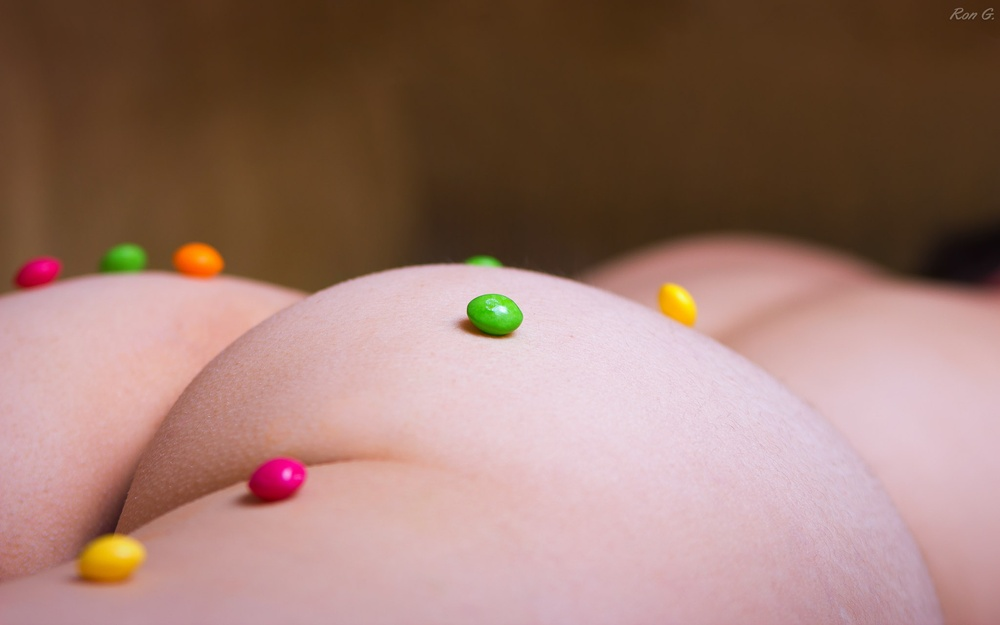
#> input picture scripts/experiments/facing_check_1.jpg, 1000 x 625 px, shrunk from 2048 x 1280 before the run
$ python teaser_logic.py facing_check_1.jpg facing_check_2.jpg
#> lines starting #> are read from the running program, lines starting #| are printed output that depends on the picture
from PIL import Image
import sys

def create_teaser(input_path, output_path):
#> called with input_path = 'facing_check_1.jpg', output_path = 'facing_check_2.jpg'
    with Image.open(input_path) as img:
#> img is the input picture: PIL image 1000x625 RGB; mean R, G, B 155.6, 120.9, 110.1
        w, h = img.size
#> w = 1000; h = 625
        # Bottom 35% crop for "mood" teaser
        target_h = int(h * 0.35)
#> target_h = 218
        target_w = int(target_h * 9 / 16)
#> target_w = 122
        center_x = int(w * 0.55)
#> center_x = 550

        left = max(0, min(center_x - (target_w // 2), w - target_w))
#> left = 489
        top = h - target_h
#> top = 407
        right = left + target_w
#> right = 611
        bottom = h
#> bottom = 625

        img.crop((left, top, right, bottom)).save(output_path, "JPEG", quality=80)
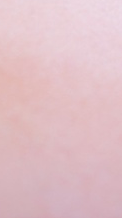
#> saved as facing_check_2.jpg: PIL image 122x218 RGB; mean R, G, B 224.3, 191.8, 198.1
        print(f"Teaser saved to {output_path}")

if __name__ == "__main__":
    create_teaser(sys.argv[1], sys.argv[2])

$ run again, on scripts/experiments/facing_check_3.jpg
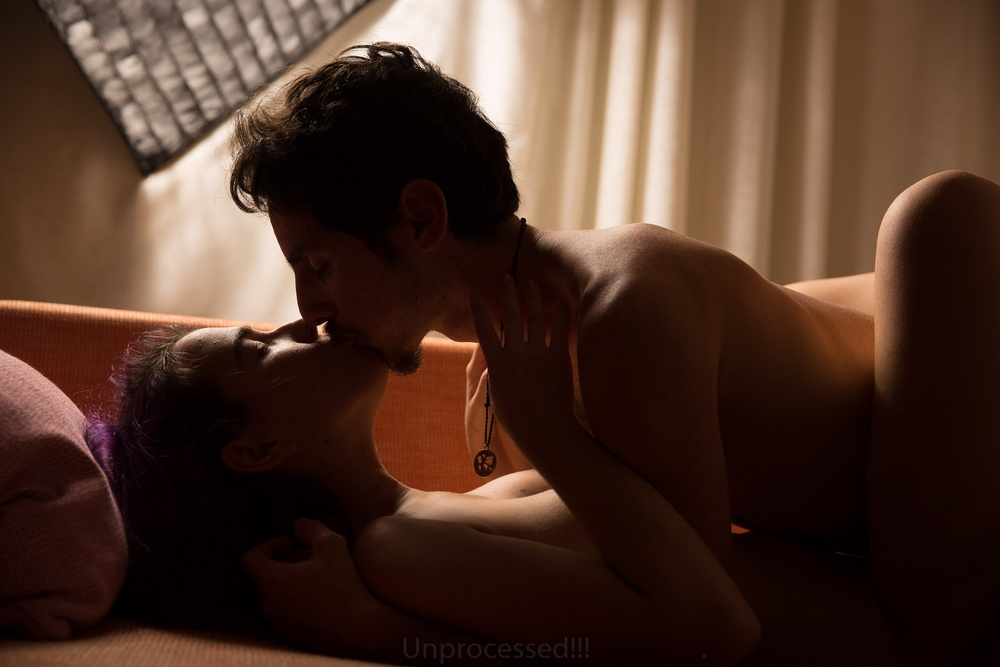
#> input picture scripts/experiments/facing_check_3.jpg, 1000 x 667 px, shrunk from 2048 x 1365 before the run
#> in create_teaser, img is the input picture: PIL image 1000x667 RGB; mean R, G, B 77.4, 52, 39.9
#> in create_teaser, `img.crop((left, top, right, bottom)).save(output_path, "JPEG", quality..`:
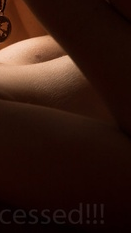
#> saved as facing_check_3.jpg: PIL image 131x233 RGB; mean R, G, B 49.5, 24.7, 16.2

$ run again, on scripts/experiments/facing_check_4.jpg
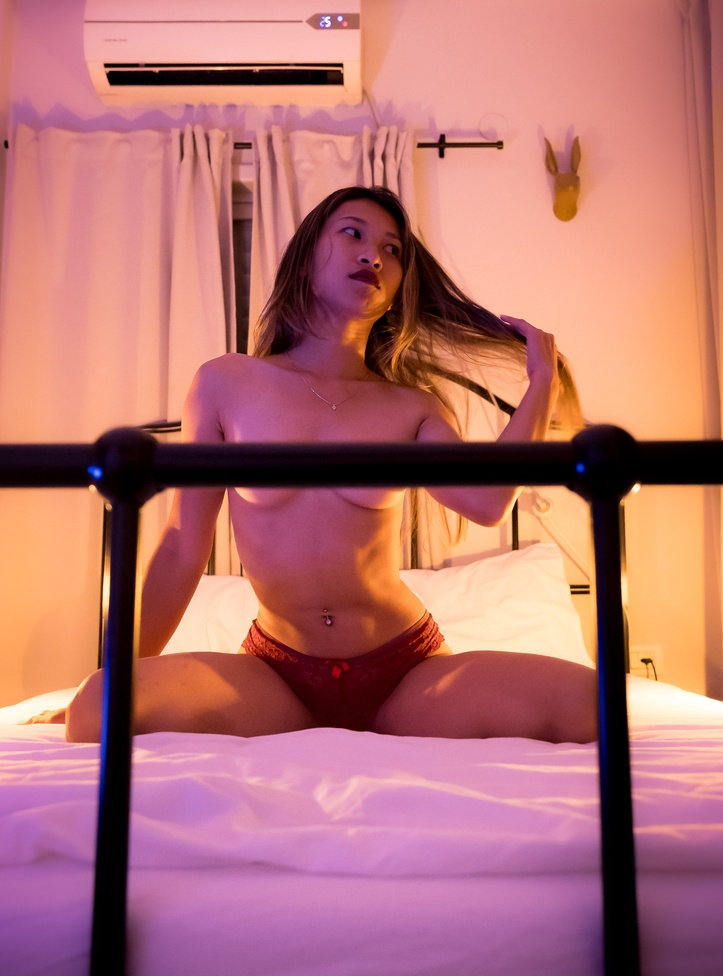
#> input picture scripts/experiments/facing_check_4.jpg, 723 x 976 px, shrunk from 2160 x 2916 before the run
#> in create_teaser, img is the input picture: PIL image 723x976 RGB; mean R, G, B 182.6, 113.9, 114.7
#> in create_teaser, `img.crop((left, top, right, bottom)).save(output_path, "JPEG", quality..`:
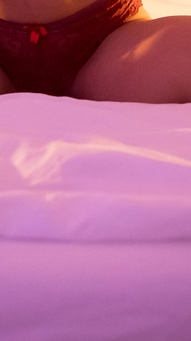
#> saved as facing_check_4.jpg: PIL image 191x341 RGB; mean R, G, B 178.3, 104.5, 143

$ run again, on scripts/experiments/facing_check_5.jpg
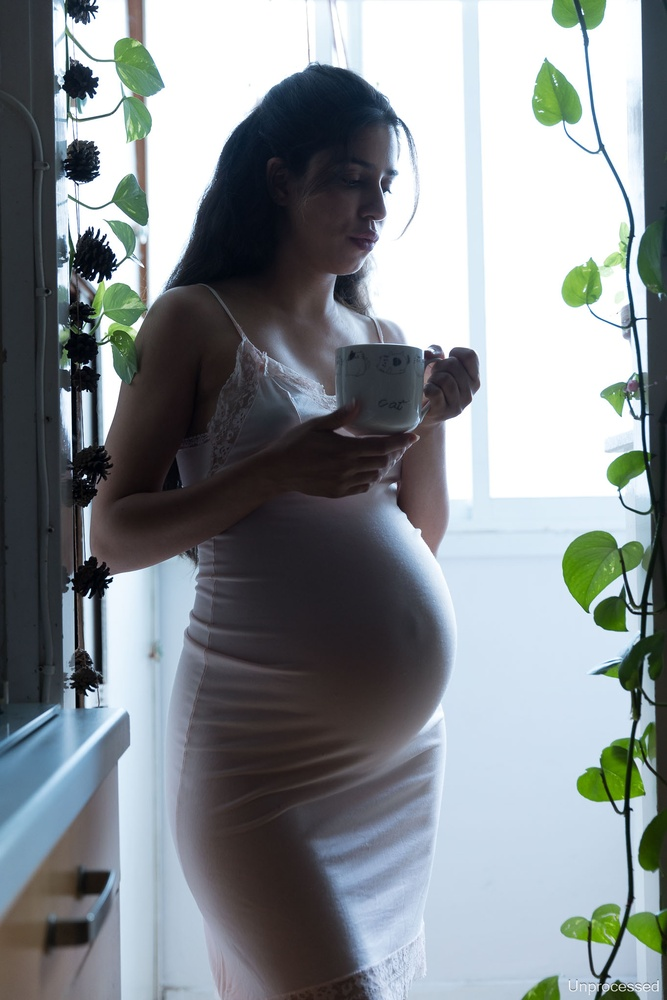
#> input picture scripts/experiments/facing_check_5.jpg, 667 x 1000 px, shrunk from 1365 x 2048 before the run
#> in create_teaser, img is the input picture: PIL image 667x1000 RGB; mean R, G, B 135.1, 141.8, 145.7
#> in create_teaser, `img.crop((left, top, right, bottom)).save(output_path, "JPEG", quality..`:
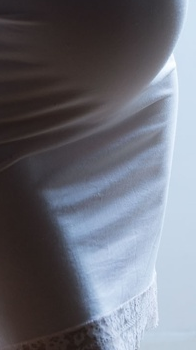
#> saved as facing_check_5.jpg: PIL image 196x350 RGB; mean R, G, B 107.5, 109.7, 119.2
